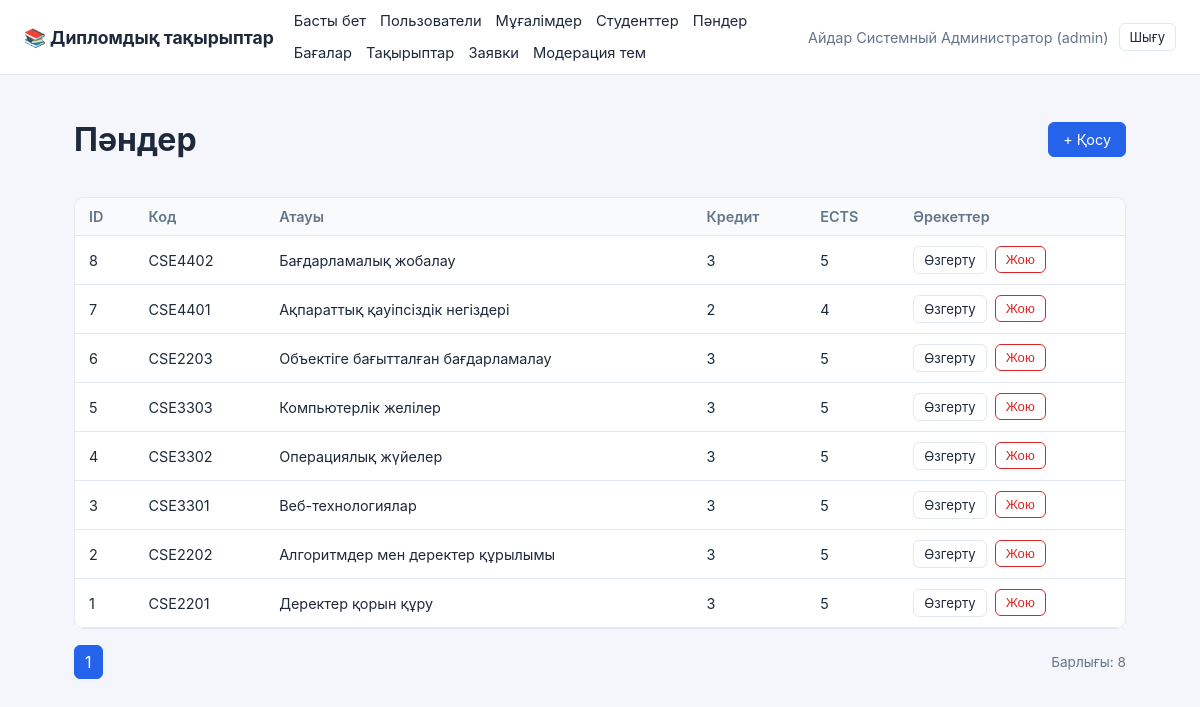
The page /index.php?r=crud/list&entity=subjects (signed in) on the database its author committed.
### tables this page shows
CREATE TABLE subjects (
    id      INT AUTO_INCREMENT PRIMARY KEY,
    code    VARCHAR(20),
    title   VARCHAR(200),
    credits TINYINT,
    ects    TINYINT
);

### src/CrudController.php (called while the page is built, shortened)
<?php
class CrudController
{
    private function resolveEntity(): array
    {
        $name = $_GET['entity'] ?? $_POST['entity'] ?? '';
        $all = entities_config();
        $config = $all[$name];
        return [$name, $config];
    }
    public function list(): void
    {
        [$name, $config] = $this->resolveEntity();
        $model = new CrudModel($config);
        $page = max(1, (int)($_GET['page'] ?? 1));
        $total = $model->count();
        $totalPages = max(1, (int)ceil($total / self::PER_PAGE));
        $page = min($page, $totalPages);
        $rows = $model->paginate($page, self::PER_PAGE);
        require BASE_PATH . '/views/crud/list.php';
    }
}

### public/index.php (called while the page is built, shortened)
<?php
require_once dirname(__DIR__) . '/config/config.php';
$route = $_GET['r'] ?? 'auth/login';
[$seg1, $seg2] = array_pad(explode('/', $route, 2), 2, 'index');
$routes = [
    'auth' => [
        'login'  => ['AuthController', 'GET' === $_SERVER['REQUEST_METHOD'] ? 'loginForm' : 'login'],
        'logout' => ['AuthController', 'logout'],
    ],
    'dashboard' => [
        'index' => ['DashboardController', 'index'],
    ],
    'crud' => [
        'list'   => ['CrudController', 'list'],
        'create' => ['CrudController', 'GET' === $_SERVER['REQUEST_METHOD'] ? 'createForm' : 'save'],
        'edit'   => ['CrudController', 'GET' === $_SERVER['REQUEST_METHOD'] ? 'editForm' : 'save'],
        'delete' => ['CrudController', 'delete'],
    ],
    'topics' => [
        'moderate' => ['TopicsController', 'moderate'],
        'decide'   => ['TopicsController', 'decide'],
    ],
];
[$controllerName, $method] = $routes[$seg1][$seg2];
$controller = new $controllerName();
$controller->$method();

### config/config.php (called while the page is built, shortened)
<?php
spl_autoload_register(function (string $class): void {
    $file = BASE_PATH . '/src/' . $class . '.php';
});

### src/Auth.php (called while the page is built, shortened)
<?php
class Auth
{
    public static function check(): bool
    {
        return isset($_SESSION['user']);
    }
    public static function role(): ?string
    {
        return $_SESSION['user']['role'] ?? null;
    }
}

### src/Database.php (called while the page is built, shortened)
<?php
class Database
{
    private static ?PDO $instance = null;
    public static function connection(): PDO
    {
        if (self::$instance === null) {
            $dsn = 'mysql:host=' . DB_HOST . ';dbname=' . DB_NAME . ';charset=' . DB_CHARSET;
            try {
                self::$instance = new PDO($dsn, DB_USER, DB_PASS, [
                    PDO::ATTR_ERRMODE            => PDO::ERRMODE_EXCEPTION,
                    PDO::ATTR_DEFAULT_FETCH_MODE => PDO::FETCH_ASSOC,
                    PDO::ATTR_EMULATE_PREPARES   => false,
                ]);
            } catch (PDOException $e) {
                http_response_code(500);
                die('Ошибка подключения к БД. Проверьте config/config.php и что MySQL запущен в XAMPP.');
            }
        }
        return self::$instance;
    }
}

### src/CrudModel.php (called while the page is built, shortened)
<?php
class CrudModel
{
    private PDO $pdo;
    private string $table;
    private string $pk;
    public function __construct(array $entityConfig)
    {
        $this->pdo = Database::connection();
        $this->table = $entityConfig['table'];
        $this->pk = $entityConfig['pk'];
    }
    private function tableIdent(): string
    {
        return '`' . preg_replace('/[^a-zA-Z0-9_]/', '', $this->table) . '`';
    }
    private function pkIdent(): string
    {
        return '`' . preg_replace('/[^a-zA-Z0-9_]/', '', $this->pk) . '`';
    }
    public function count(): int
    {
        $stmt = $this->pdo->query('SELECT COUNT(*) FROM ' . $this->tableIdent());
        return (int)$stmt->fetchColumn();
    }
    public function paginate(int $page, int $perPage = 10): array
    {
        $page = max(1, $page);
        $offset = ($page - 1) * $perPage;
        $sql = 'SELECT * FROM ' . $this->tableIdent() . ' ORDER BY ' . $this->pkIdent() . ' DESC LIMIT :limit OFFSET :offset';
        $stmt = $this->pdo->prepare($sql);
        $stmt->bindValue(':limit', $perPage, PDO::PARAM_INT);
        $stmt->bindValue(':offset', $offset, PDO::PARAM_INT);
        $stmt->execute();
        return $stmt->fetchAll();
    }
}

### views/crud/list.php (the view, shortened to what this page needs)
<?php
require BASE_PATH . '/views/layout/header.php';
?>
<div class="list-header">
    <h1><?= htmlspecialchars($config['label'], ENT_QUOTES, 'UTF-8') ?></h1>
    <a class="btn btn-primary" href="index.php?r=crud/create&entity=<?= htmlspecialchars($name, ENT_QUOTES, 'UTF-8') ?>">+ Қосу</a>
</div>
<div class="table-wrap">
<table class="data-table">
<thead>
<tr>
    <?php foreach ($config['list_columns'] as $col): ?>
        <th><?= htmlspecialchars($config['fields'][$col]['label'] ?? $col, ENT_QUOTES, 'UTF-8') ?></th>
    <?php endforeach; ?>
    <th>Әрекеттер</th>
</tr>
</thead>
<tbody>
<?php foreach ($rows as $row): ?>
    <tr>
        <?php foreach ($config['list_columns'] as $col): ?>
            <td><?= htmlspecialchars((string)($row[$col] ?? ''), ENT_QUOTES, 'UTF-8') ?></td>
        <?php endforeach; ?>
        <td class="actions">
            <a class="btn btn-sm" href="index.php?r=crud/edit&entity=<?= htmlspecialchars($name, ENT_QUOTES, 'UTF-8') ?>&id=<?= (int)$row[$config['pk']] ?>">Өзгерту</a>
            <form method="post" action="index.php?r=crud/delete&entity=<?= htmlspecialchars($name, ENT_QUOTES, 'UTF-8') ?>"
                  onsubmit="return confirm('Жазбаны шынымен жоясыз ба?');" class="inline-form">
                <button type="submit" class="btn btn-sm btn-danger">Жою</button>
            </form>
        </td>
    </tr>
<?php endforeach; ?>
</tbody>
</table>
</div>
<div class="pagination">
    <?php for ($p = 1; $p <= $totalPages; $p++): ?>
        <a class="<?= $p === $page ? 'active' : '' ?>"
           href="index.php?r=crud/list&entity=<?= htmlspecialchars($name, ENT_QUOTES, 'UTF-8') ?>&page=<?= $p ?>"><?= $p ?></a>
    <?php endfor; ?>
    <span class="total">Барлығы: <?= (int)$total ?></span>
</div>
<?php require BASE_PATH . '/views/layout/footer.php'; ?>

### public/assets/css/style.css (style rules this page uses)
:root { --primary: #2563eb; --primary-dark: #1d4ed8; --danger: #dc2626; --bg: #f4f6fb; --card-bg: #ffffff; --border: #e2e8f0; --text: #1e293b; --muted: #64748b; }
* { box-sizing: border-box; }
body { margin: 0; font-family: -apple-system, "Segoe UI", Roboto, Arial, sans-serif; background: var(--bg); color: var(--text); }
a { color: var(--primary); text-decoration: none; }
.btn { display: inline-block; padding: 8px 14px; border-radius: 6px; border: 1px solid var(--border); background: #fff; color: var(--text); cursor: pointer; font-size: 0.9rem; }
.btn-primary { background: var(--primary); border-color: var(--primary); color: #fff; }
.btn-danger { background: #fff; border-color: var(--danger); color: var(--danger); }
.btn-sm { padding: 5px 10px; font-size: 0.82rem; }
.list-header { display: flex; justify-content: space-between; align-items: center; margin-bottom: 16px; }
.table-wrap { overflow-x: auto; background: var(--card-bg); border: 1px solid var(--border); border-radius: 10px; }
.data-table { width: 100%; border-collapse: collapse; }
.data-table th, .data-table td { padding: 10px 14px; border-bottom: 1px solid var(--border); text-align: left; font-size: 0.9rem; }
.data-table th { background: #f8fafc; color: var(--muted); font-weight: 600; }
.actions { display: flex; gap: 8px; }
.inline-form { display: inline; }
.pagination { display: flex; gap: 6px; align-items: center; margin-top: 16px; }
.pagination a { padding: 6px 10px; border: 1px solid var(--border); border-radius: 6px; background: #fff; }
.pagination a.active { background: var(--primary); color: #fff; border-color: var(--primary); }
.pagination .total { margin-left: auto; color: var(--muted); font-size: 0.85rem; }

### rows shown on the page
subjects: id "8", code "CSE4402", title "Бағдарламалық жобалау", credits "3", ects "5"
subjects: id "7", code "CSE4401", title "Ақпараттық қауіпсіздік негіздері", credits "2", ects "4"
subjects: id "6", code "CSE2203", title "Объектіге бағытталған бағдарламалау", credits "3", ects "5"
subjects: id "5", code "CSE3303", title "Компьютерлік желілер", credits "3", ects "5"
subjects: id "4", code "CSE3302", title "Операциялық жүйелер", credits "3", ects "5"
subjects: id "3", code "CSE3301", title "Веб-технологиялар", credits "3", ects "5"
subjects: id "2", code "CSE2202", title "Алгоритмдер мен деректер құрылымы", credits "3", ects "5"
subjects: id "1", code "CSE2201", title "Деректер қорын құру", credits "3", ects "5"

### other values the page prints
$cfg['label'] "Пользователи"
$cfg['label'] "Мұғалімдер"
$cfg['label'] "Студенттер"
$cfg['label'] "Пәндер"
$cfg['label'] "Бағалар"
$cfg['label'] "Тақырыптар"
$cfg['label'] "Заявки"
$user['full_name'] "Айдар Системный Администратор"
$user['role'] "admin"
$config['label'] "Пәндер"
$config['fields'][$col]['label'] "ID"
$config['fields'][$col]['label'] "Код"
$config['fields'][$col]['label'] "Атауы"
$config['fields'][$col]['label'] "Кредит"
$config['fields'][$col]['label'] "ECTS"
